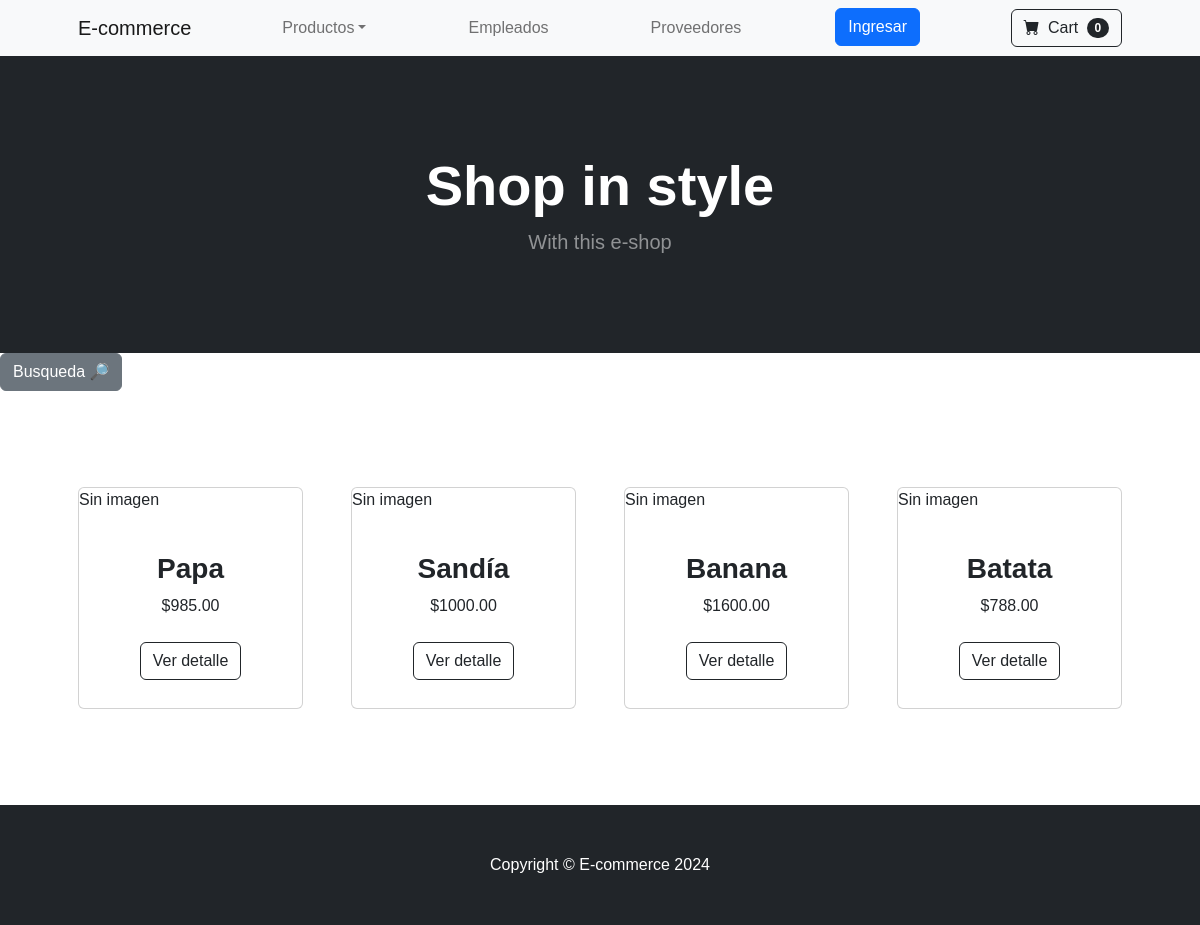
Before: /ecommerce/products/ with the older database file.
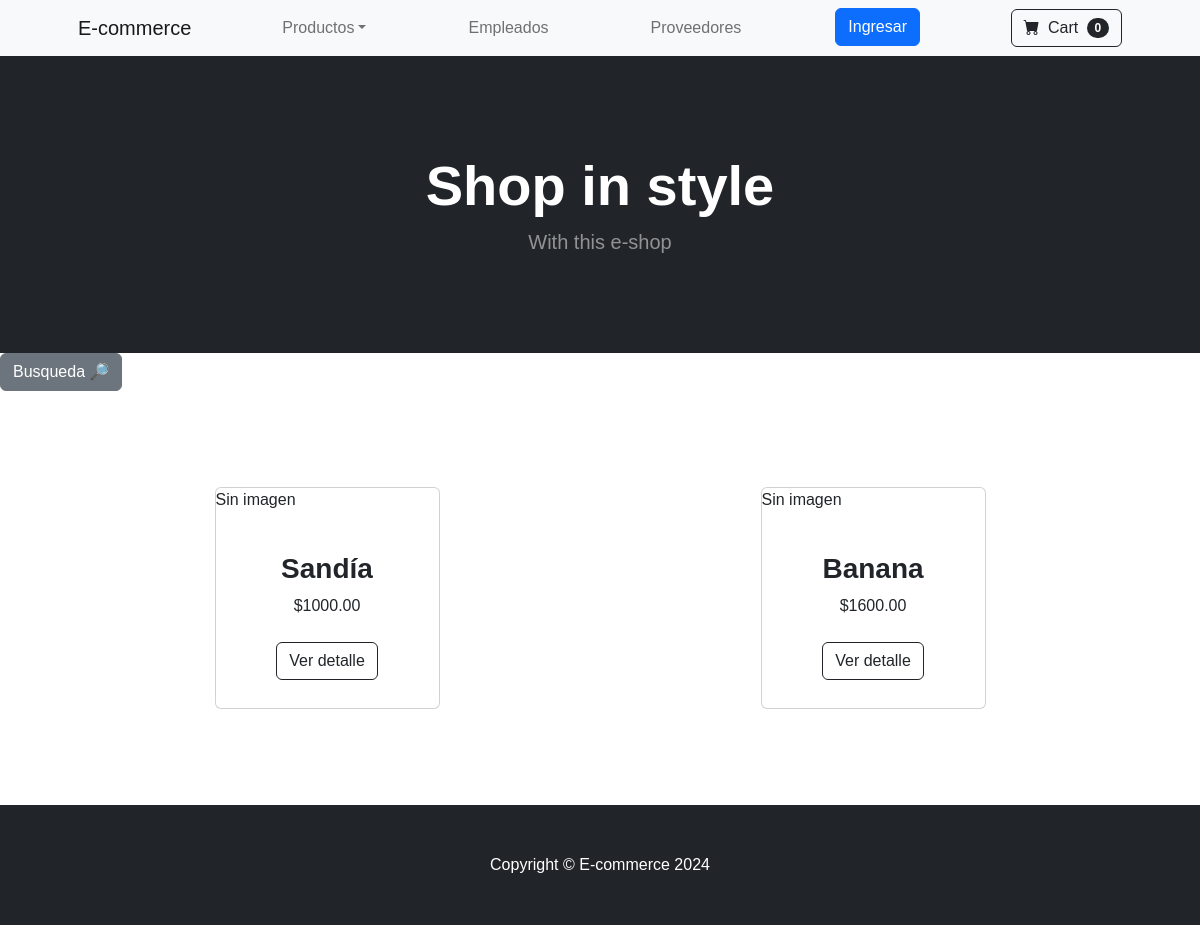
After: the same page with the newer database file.
### ecommerce/models.py (models this page shows, shortened)
class Product(models.Model):
    title = models.CharField(max_length=40)
    description = models.CharField(max_length=255)
    category = models.CharField(max_length=50)
    price = models.DecimalField(max_digits=9, decimal_places=2)
    stock = models.IntegerField()
    thumbnail = models.ImageField(upload_to='products', blank=True, null=True)

### ecommerce/views.py (the view)
# urls.py: path('products/', show_products, name='products'),
def show_products(req):
    products = Product.objects.all()
    return render(req, 'products.html', {'products': products})

### ecommerce/templates/products.html (shortened to what this page needs)
<!DOCTYPE html>
<html lang="en">
<head>
    {% load static %}
    <link href="https://cdn.jsdelivr.net/npm/bootstrap-icons@1.5.0/font/bootstrap-icons.css" rel="stylesheet" />
    <link href="{% static '/css/styles.css' %}" rel="stylesheet" />
</head>
<body>
    {% include 'navbar.html' %}
    {% include 'header.html' %}
    {% block dinamicContent %}
        <a class="btn btn-secondary" href="{% url 'searchProduct' %}">Busqueda 🔎</a>
        <section class="py-5">
            <div class=" container px-4 px-lg-5 mt-5">
                <div class="row gx-4 gx-lg-5 row-cols-2 row-cols-md-3 row-cols-xl-4 d-flex justify-content-around justify-content-center">
                    {% for prod in products %}
                        <div class="col mb-5">
                            <div class="card h-100">
                                {% if prod.thumbnail %}
                                    <img class="card-img-top" src={{prod.thumbnail.url}} alt={{prod.title}} />
                                    {% else %}
                                        <p>Sin imagen</p>
                                {% endif %}
                                <div class="card-body p-4 text-center">
                                    <h3 class="fw-bolder">{{prod.title}}</h3>
                                    ${{prod.price}}
                                </div>
                                <div class="card-footer p-4 pt-0 border-top-0 bg-transparent">
                                    <div class="text-center"><a class="btn btn-outline-dark mt-auto mb-1" href="{% url 'detailedProduct' prod.id %}">Ver detalle</a></div>
                                </div>
                            </div>
                        </div>
                    {% endfor %}
                </div>
            </div>
        </section>
    {% endblock dinamicContent %}
    {% include 'footer.html' %}
</body>
</html>

### ecommerce/templates/navbar.html (shortened to what this page needs)
<nav class="navbar navbar-expand-lg navbar-light bg-light">
    <div class="container px-4 px-lg-5">
        <a class="navbar-brand" href="{% url 'home' %}">E-commerce</a>
        <div class="collapse navbar-collapse" id="navbarSupportedContent">
            <ul class="navbar-nav me-auto mb-2 mb-lg-0 ms-lg-4 nav-items">
                <li class="nav-item dropdown">
                    <a class="nav-link dropdown-toggle" id="navbarDropdown" href="#" role="button" data-bs-toggle="dropdown" aria-expanded="false">Productos</a>
                </li>
                <li class="nav-item"><a class="nav-link" href="{% url 'employees' %}">Empleados</a></li>
                <li class="nav-item"><a class="nav-link" href="{% url 'suppliers' %}">Proveedores</a></li>
                {% if user.is_authenticated %}
                    <li class="nav-item"><a class="btn btn-primary" href="{% url 'editProfile' %}">Actualizar Perfil</a></li>
                    <li class="nav-item">
                        <form action="{% url 'logout' %}" method="post">{% csrf_token %}
                            <input class="btn btn-secondary" type="submit" value="Cerrar sesion">
                        </form>
                    </li>
                    {% else %}
                        <li class="nav-item"><a class="btn btn-primary" href="{% url 'login' %}">Ingresar</a></li>
                {% endif %}
            </ul>
            <form class="d-flex">
                <button class="btn btn-outline-dark" type="submit">
                    <i class="bi-cart-fill me-1"></i>
                    Cart
                    <span class="badge bg-dark text-white ms-1 rounded-pill">0</span>
                </button>
            </form>
        </div>
    </div>
</nav>

### ecommerce/templates/header.html
<header class="bg-dark py-5">
    <div class="container px-4 px-lg-5 my-5">
        <div class="text-center text-white">
            <h1 class="display-4 fw-bolder">Shop in style</h1>
            <p class="lead fw-normal text-white-50 mb-0">With this e-shop</p>
        </div>
    </div>
</header>

### ecommerce/templates/footer.html
<footer class="py-5 bg-dark">
    <div class="container"><p class="m-0 text-center text-white">Copyright &copy; E-commerce 2024</p></div>
</footer>

Changed rows visible on the page:
removed Product: shows "Sin imagen", title "Papa", price "985.00"
removed Product: shows "Sin imagen", title "Batata", price "788.00"
